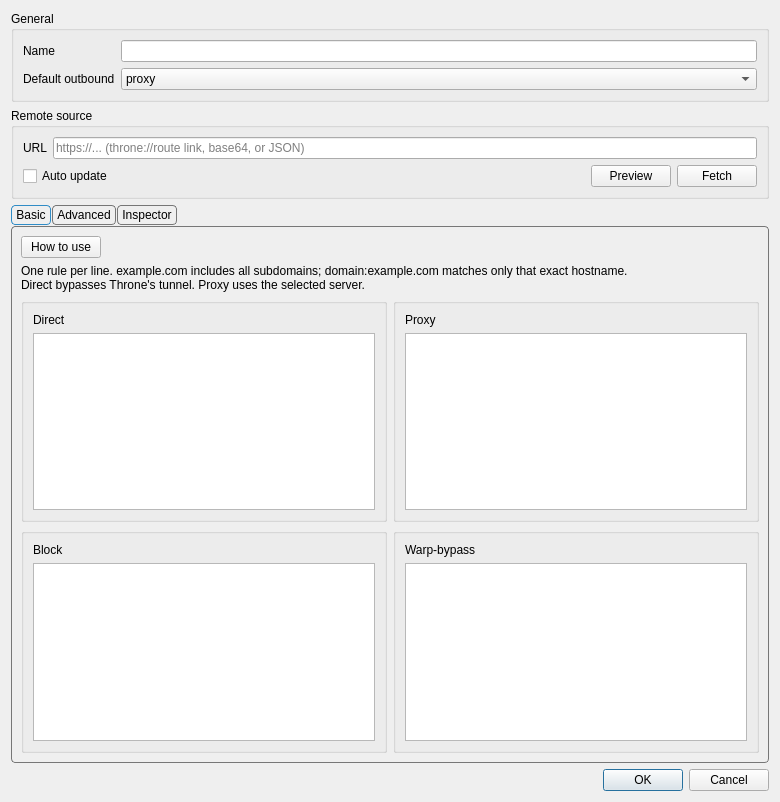
<?xml version="1.0" encoding="UTF-8"?>
<ui version="4.0">
 <class>RouteItem</class>
 <widget class="QDialog" name="RouteItem">
  <property name="geometry">
   <rect>
    <x>0</x>
    <y>0</y>
    <width>780</width>
    <height>802</height>
   </rect>
  </property>
  <property name="windowTitle">
   <string>Route Profile</string>
  </property>
  <layout class="QVBoxLayout" name="verticalLayout_3">
   <item>
    <widget class="QGroupBox" name="generalBox">
     <property name="title">
      <string>General</string>
     </property>
     <layout class="QGridLayout" name="gridLayout">
      <item row="0" column="0">
       <widget class="QLabel" name="route_name_l">
        <property name="text">
         <string>Name</string>
        </property>
       </widget>
      </item>
      <item row="0" column="1">
       <widget class="QLineEdit" name="route_name"/>
      </item>
      <item row="2" column="1">
       <widget class="QComboBox" name="def_out">
        <item>
         <property name="text">
          <string notr="true">proxy</string>
         </property>
        </item>
        <item>
         <property name="text">
          <string notr="true">direct</string>
         </property>
        </item>
        <item>
         <property name="text">
          <string notr="true">block</string>
         </property>
        </item>
        <item>
         <property name="text">
          <string notr="true">warp-bypass</string>
         </property>
        </item>
       </widget>
      </item>
      <item row="2" column="0">
       <widget class="QLabel" name="def_out_l">
        <property name="text">
         <string>Default outbound</string>
        </property>
       </widget>
      </item>
     </layout>
    </widget>
   </item>
   <item>
    <widget class="QGroupBox" name="remoteBox">
     <property name="title">
      <string>Remote source</string>
     </property>
     <layout class="QVBoxLayout" name="remoteBoxLayout">
      <item>
       <layout class="QHBoxLayout" name="remoteUrlRow">
        <item>
         <widget class="QLabel" name="remoteUrlLabel">
          <property name="text">
           <string>URL</string>
          </property>
         </widget>
        </item>
        <item>
         <widget class="QLineEdit" name="remoteUrlEdit">
          <property name="placeholderText">
           <string>https://... (throne://route link, base64, or JSON)</string>
          </property>
         </widget>
        </item>
       </layout>
      </item>
      <item>
       <layout class="QHBoxLayout" name="remoteActionRow">
        <item>
         <widget class="QCheckBox" name="autoUpdateCheck">
          <property name="toolTip">
           <string>Re-fetch this profile from the URL when subscriptions auto-update.&#10;Your local edits are overwritten on each update.</string>
          </property>
          <property name="text">
           <string>Auto update</string>
          </property>
         </widget>
        </item>
        <item>
         <spacer name="remoteActionSpacer">
          <property name="orientation">
           <enum>Qt::Orientation::Horizontal</enum>
          </property>
          <property name="sizeHint" stdset="0">
           <size>
            <width>40</width>
            <height>20</height>
           </size>
          </property>
         </spacer>
        </item>
        <item>
         <widget class="QPushButton" name="remotePreviewBtn">
          <property name="toolTip">
           <string>Fetch the URL and show the routing profile without changing the current rules.</string>
          </property>
          <property name="text">
           <string>Preview</string>
          </property>
         </widget>
        </item>
        <item>
         <widget class="QPushButton" name="remoteFetchBtn">
          <property name="toolTip">
           <string>Fetch the URL and replace the current rules with the fetched ones.</string>
          </property>
          <property name="text">
           <string>Fetch</string>
          </property>
         </widget>
        </item>
       </layout>
      </item>
     </layout>
    </widget>
   </item>
   <item>
    <widget class="QTabWidget" name="tabWidget">
     <property name="styleSheet">
      <string notr="true">QTabWidget::pane {
    margin-top: 1px;
    border: 1px solid #777777;
    border-radius: 4px;
}

QTabBar {
    background: transparent;
    qproperty-drawBase: 0;
}

QTabBar::tab {
    border: 1px solid #777777;
    border-radius: 4px;

    padding: 2px 4px;
    margin-right: 1px;
}

QTabBar::tab:selected {
    border: 1px solid palette(highlight);
}

QTabBar::tab:!selected {
    border: 1px solid #777777;
}

QTabBar::tab:hover:!selected {
    border: 1px solid #777777;
}</string>
     </property>
     <property name="currentIndex">
      <number>0</number>
     </property>
     <widget class="QWidget" name="tab_2">
      <attribute name="title">
       <string>Basic</string>
      </attribute>
      <layout class="QVBoxLayout" name="verticalLayout_5">
       <item>
        <widget class="QPushButton" name="howtouse_button">
         <property name="sizePolicy">
          <sizepolicy hsizetype="Maximum" vsizetype="Fixed">
           <horstretch>0</horstretch>
           <verstretch>0</verstretch>
          </sizepolicy>
         </property>
         <property name="text">
          <string>How to use</string>
         </property>
        </widget>
       </item>
       <item>
        <widget class="QLabel" name="simpleRulesHint">
         <property name="text">
          <string>One rule per line. example.com includes all subdomains; domain:example.com matches only that exact hostname.
Direct bypasses Throne's tunnel. Proxy uses the selected server.</string>
         </property>
         <property name="wordWrap">
          <bool>true</bool>
         </property>
        </widget>
       </item>
        <item>
         <layout class="QGridLayout" name="simpleGrid">
         <item row="0" column="0">
          <widget class="QGroupBox" name="simple_direct_box">
           <layout class="QVBoxLayout" name="verticalLayout_6">
            <item>
             <widget class="QLabel" name="label">
              <property name="text">
               <string>Direct</string>
              </property>
             </widget>
            </item>
            <item>
             <widget class="QTextEdit" name="simple_direct"/>
            </item>
           </layout>
          </widget>
         </item>
         <item row="0" column="1">
          <widget class="QGroupBox" name="simple_proxy_box">
           <layout class="QVBoxLayout" name="verticalLayout_7">
            <item>
             <widget class="QLabel" name="label_2">
              <property name="text">
               <string>Proxy</string>
              </property>
             </widget>
            </item>
            <item>
             <widget class="QTextEdit" name="simple_proxy"/>
            </item>
           </layout>
          </widget>
         </item>
         <item row="1" column="0">
          <widget class="QGroupBox" name="simple_block_box">
           <layout class="QVBoxLayout" name="verticalLayout_8">
            <item>
             <widget class="QLabel" name="label_3">
              <property name="text">
               <string>Block</string>
              </property>
             </widget>
            </item>
            <item>
             <widget class="QTextEdit" name="simple_block"/>
            </item>
           </layout>
          </widget>
         </item>
         <item row="1" column="1">
          <widget class="QGroupBox" name="simple_warpbypass_box">
           <layout class="QVBoxLayout" name="verticalLayout_10">
            <item>
             <widget class="QLabel" name="label_4">
              <property name="text">
               <string>Warp-bypass</string>
              </property>
             </widget>
            </item>
            <item>
             <widget class="QTextEdit" name="simple_warpbypass"/>
            </item>
           </layout>
          </widget>
         </item>
         </layout>
        </item>
       </layout>
     </widget>
     <widget class="QWidget" name="tab">
      <attribute name="title">
       <string>Advanced</string>
      </attribute>
      <layout class="QVBoxLayout" name="verticalLayout_4">
       <item>
        <widget class="QGroupBox" name="groupBox">
         <property name="title">
          <string>Rules</string>
         </property>
         <layout class="QHBoxLayout" name="horizontalLayout_4">
          <property name="leftMargin">
           <number>0</number>
          </property>
          <property name="topMargin">
           <number>0</number>
          </property>
          <property name="rightMargin">
           <number>0</number>
          </property>
          <property name="bottomMargin">
           <number>0</number>
          </property>
          <item>
           <widget class="QFrame" name="frame">
            <property name="frameShape">
             <enum>QFrame::Shape::NoFrame</enum>
            </property>
            <property name="frameShadow">
             <enum>QFrame::Shadow::Raised</enum>
            </property>
            <layout class="QVBoxLayout" name="verticalLayout_9">
             <property name="spacing">
              <number>7</number>
             </property>
             <property name="leftMargin">
              <number>5</number>
             </property>
             <property name="topMargin">
              <number>5</number>
             </property>
             <property name="rightMargin">
              <number>5</number>
             </property>
             <property name="bottomMargin">
              <number>5</number>
             </property>
             <item>
              <widget class="QListWidget" name="route_items"/>
             </item>
             <item>
              <widget class="QWidget" name="widget_2" native="true">
               <layout class="QHBoxLayout" name="horizontalLayout_2">
                <item>
                 <widget class="QPushButton" name="new_route_item">
                  <property name="text">
                   <string>New</string>
                  </property>
                 </widget>
                </item>
                <item>
                 <widget class="QPushButton" name="moveup_route_item">
                  <property name="text">
                   <string>Move Up</string>
                  </property>
                 </widget>
                </item>
                <item>
                 <widget class="QPushButton" name="movedown_route_item">
                  <property name="text">
                   <string>Move Down</string>
                  </property>
                 </widget>
                </item>
                <item>
                 <widget class="QPushButton" name="delete_route_item">
                  <property name="text">
                   <string>Delete</string>
                  </property>
                 </widget>
                </item>
               </layout>
              </widget>
             </item>
            </layout>
           </widget>
          </item>
          <item>
           <widget class="QFrame" name="rule_attr_box">
            <layout class="QVBoxLayout" name="verticalLayout">
             <property name="leftMargin">
              <number>0</number>
             </property>
             <property name="topMargin">
              <number>5</number>
             </property>
             <property name="rightMargin">
              <number>5</number>
             </property>
             <property name="bottomMargin">
              <number>5</number>
             </property>
             <item>
              <layout class="QHBoxLayout" name="horizontalLayout_5">
               <item>
                <widget class="QLabel" name="rule_name_l">
                 <property name="text">
                  <string>Name</string>
                 </property>
                </widget>
               </item>
               <item>
                <widget class="QLineEdit" name="rule_name"/>
               </item>
              </layout>
             </item>
             <item>
              <widget class="QLabel" name="rule_preview_l">
               <property name="text">
                <string>Preview</string>
               </property>
              </widget>
             </item>
             <item>
              <widget class="QTextBrowser" name="rule_preview">
               <property name="minimumSize">
                <size>
                 <width>0</width>
                 <height>120</height>
                </size>
               </property>
               <property name="documentTitle">
                <string notr="true"/>
               </property>
               <property name="openExternalLinks">
                <bool>false</bool>
               </property>
              </widget>
             </item>
            </layout>
           </widget>
          </item>
         </layout>
        </widget>
       </item>
       <item>
        <widget class="QGroupBox" name="groupBox_2">
         <property name="title">
          <string>Rule Settings</string>
         </property>
         <layout class="QVBoxLayout" name="verticalLayout_2">
          <property name="spacing">
           <number>7</number>
          </property>
          <property name="leftMargin">
           <number>0</number>
          </property>
          <property name="topMargin">
           <number>0</number>
          </property>
          <property name="rightMargin">
           <number>0</number>
          </property>
          <property name="bottomMargin">
           <number>0</number>
          </property>
          <item>
           <layout class="QHBoxLayout" name="horizontalLayout_action">
            <property name="leftMargin">
             <number>4</number>
            </property>
            <property name="rightMargin">
             <number>4</number>
            </property>
            <item>
             <widget class="QLabel" name="rule_action_l">
              <property name="text">
               <string>Action</string>
              </property>
             </widget>
            </item>
            <item>
             <widget class="QComboBox" name="rule_action_combo"/>
            </item>
           </layout>
          </item>
          <item>
           <widget class="QTabWidget" name="rule_attr_tabs">
            <property name="sizePolicy">
             <sizepolicy hsizetype="Preferred" vsizetype="Preferred">
              <horstretch>0</horstretch>
              <verstretch>0</verstretch>
             </sizepolicy>
            </property>
            <property name="minimumSize">
             <size>
              <width>0</width>
              <height>100</height>
             </size>
            </property>
            <property name="styleSheet">
             <string notr="true">QTabWidget::pane {
    margin-top: 1px;
    border: 1px solid #777777;
    border-radius: 4px;
}

QTabBar {
    background: transparent;
    qproperty-drawBase: 0;
}

QTabBar::tab {
    border: 1px solid #777777;
    border-radius: 4px;

    padding: 2px 4px;
    margin-right: 1px;
}

QTabBar::tab:selected {
    border: 1px solid palette(highlight);
}

QTabBar::tab:!selected {
    border: 1px solid #777777;
}

QTabBar::tab:hover:!selected {
    border: 1px solid #777777;
}</string>
            </property>
            <property name="currentIndex">
             <number>-1</number>
            </property>
           </widget>
          </item>
         </layout>
        </widget>
       </item>
      </layout>
     </widget>
     <widget class="QWidget" name="inspector_tab">
      <attribute name="title">
       <string>Inspector</string>
      </attribute>
      <layout class="QVBoxLayout" name="inspectorTabLayout">
       <item>
        <widget class="QGroupBox" name="routeInspectorBox">
         <property name="title">
          <string>Route decision preview</string>
         </property>
         <layout class="QGridLayout" name="routeInspectorLayout">
          <item row="0" column="0" colspan="4">
           <widget class="QLabel" name="routeInspectorHint">
            <property name="text">
             <string>Preview the first matching domain/process rule in this profile. This does not start a connection or change the active route.</string>
            </property>
            <property name="wordWrap">
             <bool>true</bool>
            </property>
           </widget>
          </item>
          <item row="1" column="0">
           <widget class="QLabel" name="routeInspectorDomainLabel">
            <property name="text">
             <string>Domain or URL</string>
            </property>
           </widget>
          </item>
          <item row="1" column="1" colspan="3">
           <widget class="QLineEdit" name="routeInspectorDomain">
            <property name="placeholderText">
             <string>https://www.example.com/path</string>
            </property>
            <property name="clearButtonEnabled">
             <bool>true</bool>
            </property>
           </widget>
          </item>
          <item row="2" column="0">
           <widget class="QLabel" name="routeInspectorProcessLabel">
            <property name="text">
             <string>Process name</string>
            </property>
           </widget>
          </item>
          <item row="2" column="1">
           <widget class="QLineEdit" name="routeInspectorProcess">
            <property name="placeholderText">
             <string>browser.exe</string>
            </property>
            <property name="clearButtonEnabled">
             <bool>true</bool>
            </property>
           </widget>
          </item>
          <item row="2" column="2">
           <widget class="QLabel" name="routeInspectorPathLabel">
            <property name="text">
             <string>Process path</string>
            </property>
           </widget>
          </item>
          <item row="2" column="3">
           <widget class="QLineEdit" name="routeInspectorPath">
            <property name="placeholderText">
             <string>C:\Apps\browser.exe</string>
            </property>
            <property name="clearButtonEnabled">
             <bool>true</bool>
            </property>
           </widget>
          </item>
          <item row="3" column="0">
           <widget class="QPushButton" name="routeInspectorButton">
            <property name="text">
             <string>Check route</string>
            </property>
           </widget>
          </item>
          <item row="3" column="1" colspan="3">
           <widget class="QLabel" name="routeInspectorResult">
            <property name="minimumSize">
             <size>
              <width>0</width>
              <height>112</height>
             </size>
            </property>
            <property name="frameShape">
             <enum>QFrame::Shape::StyledPanel</enum>
            </property>
            <property name="alignment">
             <set>Qt::AlignmentFlag::AlignLeading|Qt::AlignmentFlag::AlignLeft|Qt::AlignmentFlag::AlignTop</set>
            </property>
            <property name="text">
             <string>Enter a domain, process name, or process path.</string>
            </property>
            <property name="textInteractionFlags">
             <set>Qt::TextInteractionFlag::TextSelectableByMouse</set>
            </property>
            <property name="wordWrap">
             <bool>true</bool>
            </property>
            <property name="margin">
             <number>12</number>
            </property>
           </widget>
          </item>
         </layout>
        </widget>
       </item>
       <item>
        <spacer name="inspectorVerticalSpacer">
         <property name="orientation">
          <enum>Qt::Orientation::Vertical</enum>
         </property>
         <property name="sizeHint" stdset="0">
          <size>
           <width>20</width>
           <height>40</height>
          </size>
         </property>
        </spacer>
       </item>
      </layout>
     </widget>
    </widget>
   </item>
   <item>
    <widget class="QDialogButtonBox" name="buttonBox">
     <property name="standardButtons">
      <set>QDialogButtonBox::StandardButton::Cancel|QDialogButtonBox::StandardButton::Ok</set>
     </property>
    </widget>
   </item>
  </layout>
 </widget>
 <resources/>
 <connections/>
</ui>
